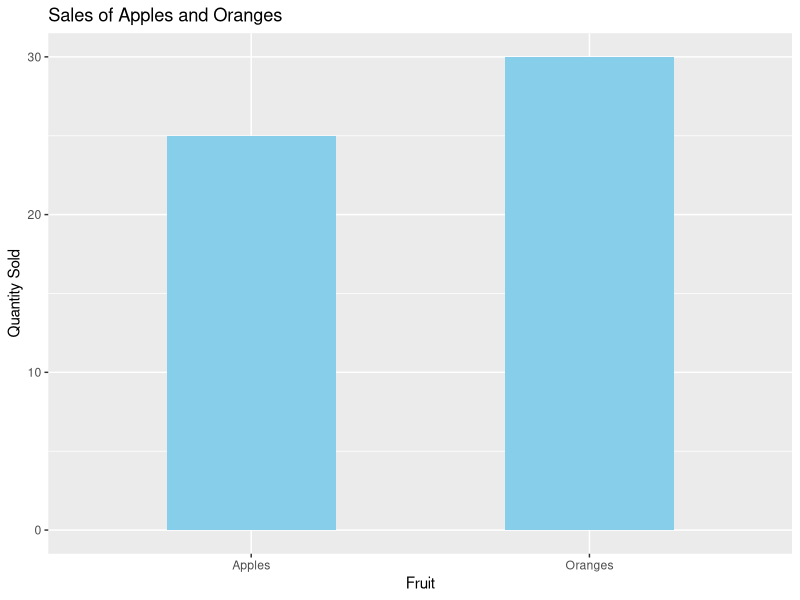
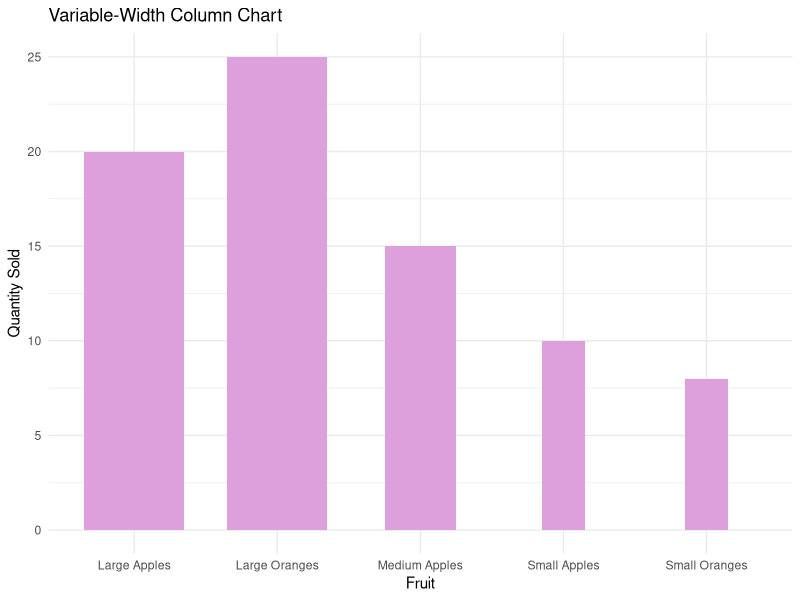
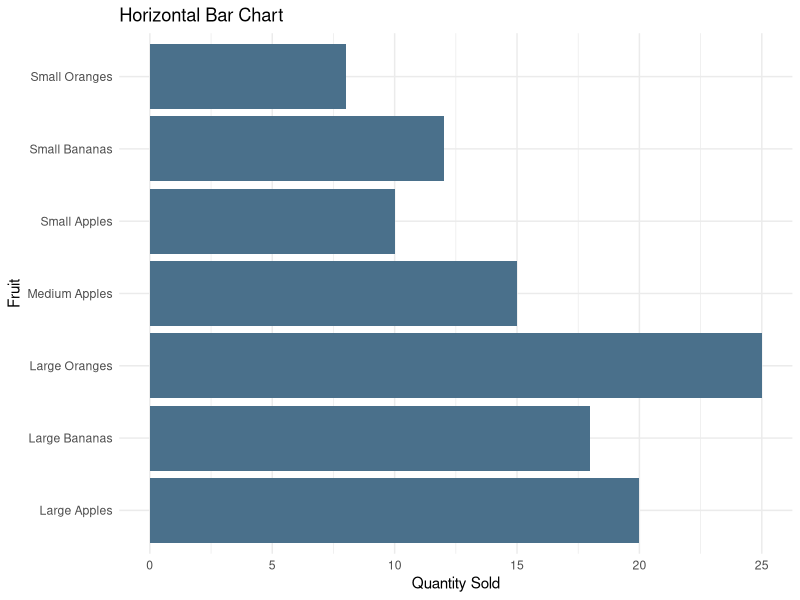

R code for these plots, in order:
## ---- chunk 1
# Hackathon (First 4 Graphs)

library(ggplot2)

#Create a data frame with the sales data
sales_data <- data.frame(Fruit = c("Apples", "Oranges"), Quantity = c(25, 30))

#Create a bar chart using ggplot2
bar_chart <- ggplot(sales_data, aes(x = Fruit, y = Quantity)) +
  geom_bar(stat = "identity", fill = "skyblue", width = 0.5) +
  labs(
    title = "Sales of Apples and Oranges",
    x = "Fruit",
    y = "Quantity Sold"
  )

#Display the bar chart
print(bar_chart)

##Create a data frame with the sales data
sales_data <- data.frame(
  Fruit = c("Small Apples", "Medium Apples", "Large Apples", "Small Oranges", "Large Oranges"),
  Quantity = c(10, 15, 20, 8, 25),
  Width = c(0.3, 0.5, 0.7, 0.3, 0.7)  # Specify the widths for each bar
)

## ---- chunk 2
# Create a data frame with the sales data
sales_data <- data.frame(
  Fruit = c("Small Apples", "Medium Apples", "Large Apples", "Small Oranges", "Large Oranges"),
  Quantity = c(10, 15, 20, 8, 25),
  Width = c(0.3, 0.5, 0.7, 0.3, 0.7)  # Specify the widths for each bar
)

# Convert the "Width" column to numeric
sales_data$Width <- as.numeric(sales_data$Width)

# Create a variable-width column chart using ggplot2
variable_width_chart <- ggplot(sales_data, aes(x = Fruit, y = Quantity, width = Width)) +
  geom_bar(stat = "identity", fill = "plum") +
  labs(
    title = "Variable-Width Column Chart",
    x = "Fruit",
    y = "Quantity Sold"
  ) +
  theme_minimal()  # Use a minimal theme for better visibility

# Display the variable-width column chart
print(variable_width_chart)


## ---- chunk 3
# Load the ggplot2 package
library(ggplot2)

# Create a data frame with the sales data, including additional fruits
sales_data <- data.frame(
  Fruit = c("Small Apples", "Medium Apples", "Large Apples", "Small Oranges", "Large Oranges", "Small Bananas", "Large Bananas"),
  Quantity = c(10, 15, 20, 8, 25, 12, 18)
)

# Create a horizontal bar chart using ggplot2
horizontal_bar_chart <- ggplot(sales_data, aes(x = Quantity, y = Fruit)) +
  geom_bar(stat = "identity", fill = "skyblue4") +
  labs(
    title = "Horizontal Bar Chart",
    x = "Quantity Sold",
    y = "Fruit"
  ) +
  theme_minimal()

# Display the horizontal bar chart
print(horizontal_bar_chart)


